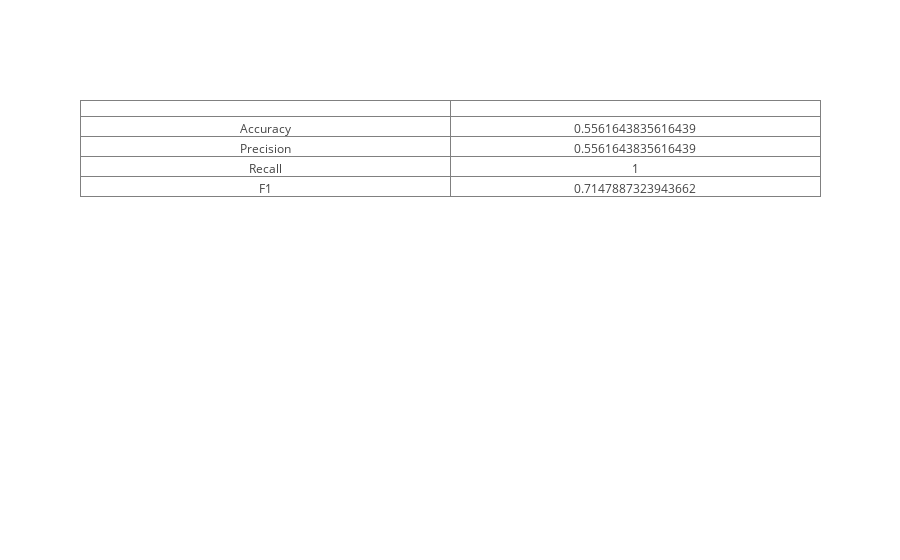

Here is the notebook cell this chart was saved with:
### Code cell
calculate_metrics(bullish_y_test, constant_y_pred)

### Figure 1 — Plotly figure (JSON) as saved in the notebook; plotly's stock layout.template omitted (floating-point values rounded to 4 significant figures)
{"data": [{"cells": {"values": [["Accuracy", "Precision", "Recall", "F1"], [0.5562, 0.5562, 1, 0.7148]]}, "type": "table", "uid": "dec11eae-c496-49d7-958e-602449dc735b"}], "layout": {}}
